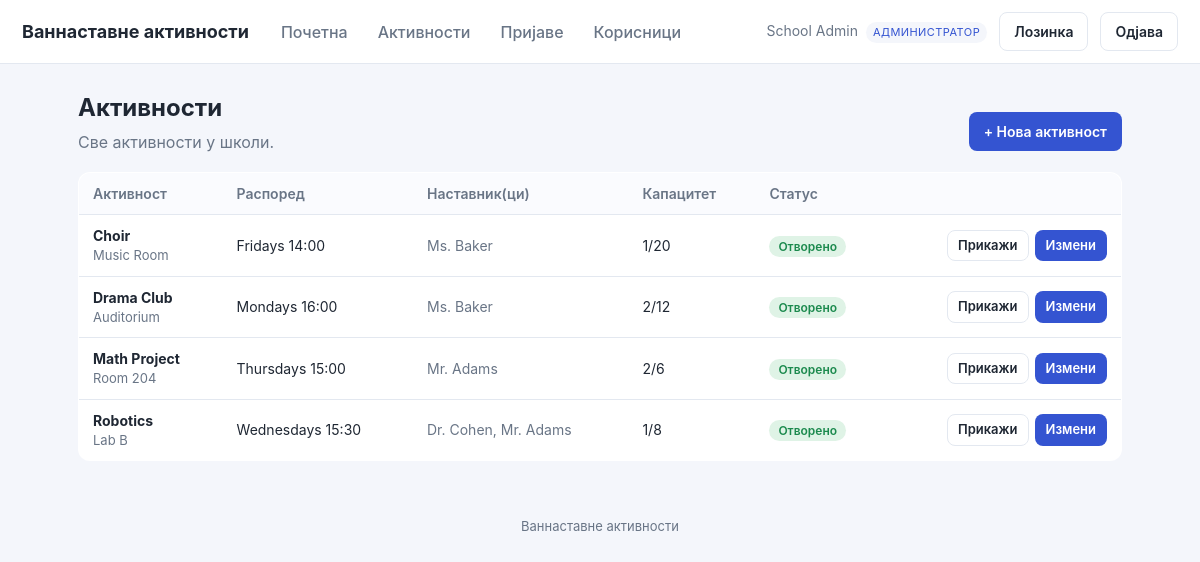
/activities.php (signed in), run on an earlier commit of the app's database.
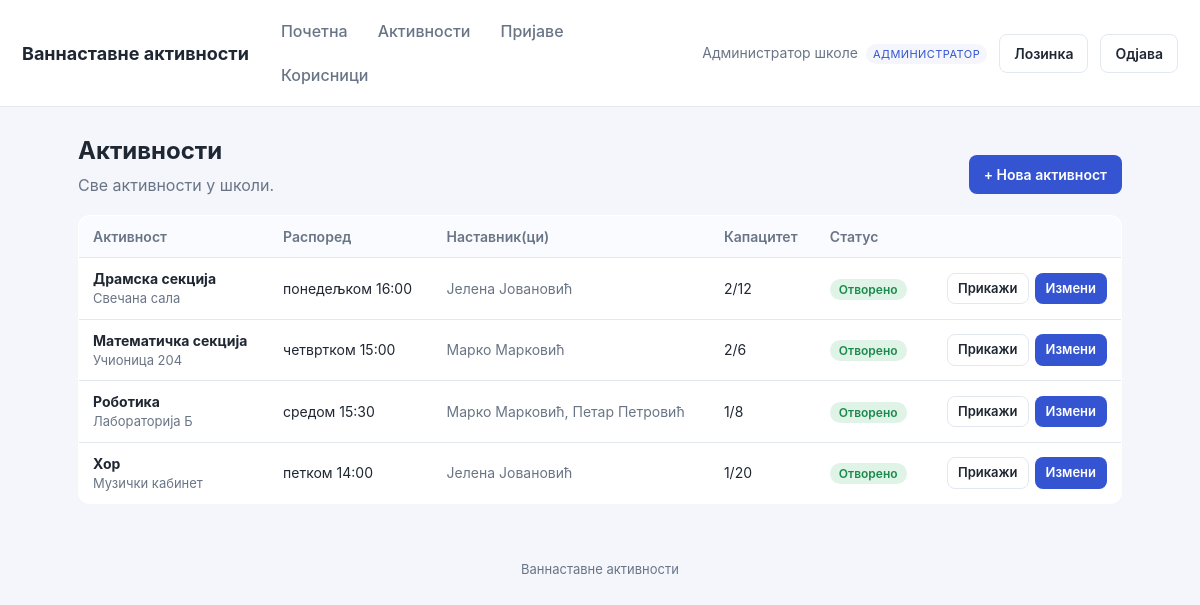
And on a later commit of the database.
### tables this page shows
CREATE TABLE users (
  id          INT AUTO_INCREMENT PRIMARY KEY,
  name        VARCHAR(120) NOT NULL,
  email       VARCHAR(190) NOT NULL UNIQUE,
  password    VARCHAR(255) NOT NULL,
  role        ENUM('admin','teacher','student') NOT NULL,
  grade_class VARCHAR(40) DEFAULT NULL,
  active      TINYINT(1) NOT NULL DEFAULT 1,
  must_change_password TINYINT(1) NOT NULL DEFAULT 0,
  created_at  DATETIME NOT NULL DEFAULT CURRENT_TIMESTAMP
);

CREATE TABLE activities (
  id            INT AUTO_INCREMENT PRIMARY KEY,
  name          VARCHAR(150) NOT NULL,
  description   TEXT,
  location      VARCHAR(150) DEFAULT NULL,
  schedule_text VARCHAR(150) DEFAULT NULL,
  max_students  INT NOT NULL DEFAULT 20,
  status        ENUM('open','closed','archived') NOT NULL DEFAULT 'open',
  created_by    INT DEFAULT NULL,
  created_at    DATETIME NOT NULL DEFAULT CURRENT_TIMESTAMP,
  CONSTRAINT fk_act_creator FOREIGN KEY (created_by) REFERENCES users(id) ON DELETE SET NULL
);

### includes/db.php (called while the page is built, shortened)
<?php
function db(): PDO {
    static $pdo = null;
    if ($pdo === null) {
        $dsn = 'mysql:host=' . DB_HOST . ';dbname=' . DB_NAME . ';charset=utf8mb4';
        try {
            $pdo = new PDO($dsn, DB_USER, DB_PASS, [
                PDO::ATTR_ERRMODE            => PDO::ERRMODE_EXCEPTION,
                PDO::ATTR_DEFAULT_FETCH_MODE => PDO::FETCH_ASSOC,
                PDO::ATTR_EMULATE_PREPARES   => false,
            ]);
        } catch (PDOException $e) {
            http_response_code(500);
            die('Повезивање са базом није успело. Проверите config.php. '
                . (DEBUG ? '(' . htmlspecialchars($e->getMessage()) . ')' : ''));
        }
    }
    return $pdo;
}

### includes/auth.php (called while the page is built, shortened)
<?php
require_once __DIR__ . '/db.php';
require_once __DIR__ . '/functions.php';
function current_user(): ?array {
    static $u = null;
    if ($u === null) {
        $st = db()->prepare('SELECT * FROM users WHERE id=? AND active=1');
        $st->execute([$_SESSION['uid']]);
        $u = $st->fetch() ?: null;
    }
    return $u;
}
function require_login(): array {
    $u = current_user();
    return $u;
}
function is_admin(array $u): bool   { return $u['role'] === 'admin'; }
function is_student(array $u): bool { return $u['role'] === 'student'; }
function can_manage_activity(array $u, int $activityId): bool {
    if (is_admin($u)) return true;
    return false;
}

### activities.php (the view, shortened to what this page needs)
<?php
require_once __DIR__ . '/includes/auth.php';
$u = require_login();
if (is_admin($u)) {
    $rows = db()->query("SELECT a.*, (SELECT COUNT(*) FROM applications ap WHERE ap.activity_id=a.id AND ap.status='approved') AS enrolled
                         FROM activities a ORDER BY a.name")->fetchAll();
} elseif (is_teacher($u)) {
    $st = db()->prepare("SELECT a.*, (SELECT COUNT(*) FROM applications ap WHERE ap.activity_id=a.id AND ap.status='approved') AS enrolled
                         FROM activities a JOIN activity_teachers t ON t.activity_id=a.id
                         WHERE t.teacher_id=? ORDER BY a.name");
    $st->execute([$u['id']]);
    $rows = $st->fetchAll();
}
function teacher_names(int $activityId): string {
    $st = db()->prepare("SELECT u.name FROM users u JOIN activity_teachers t ON t.teacher_id=u.id WHERE t.activity_id=? ORDER BY u.name");
    $st->execute([$activityId]);
    return implode(', ', array_column($st->fetchAll(), 'name')) ?: '—';
}
include __DIR__ . '/includes/header.php';
?>
<div style="display:flex;justify-content:space-between;align-items:center;flex-wrap:wrap;gap:10px">
  <div><h1>Активности</h1><p class="sub">
    <?= is_student($u) ? 'Прегледајте активности и пријавите се.' : ($u['role']==='admin' ? 'Све активности у школи.' : 'Активности којима сте додељени.') ?>
  </p></div>
  <?php if (is_admin($u)): ?><a class="btn" href="activity_edit.php">+ Нова активност</a><?php endif; ?>
</div>
<?php if (!$rows): ?>
  <div class="card muted">Нема активности за приказ.</div>
<?php else: ?>
<table>
  <tr>
    <th>Активност</th><th>Распоред</th><th>Наставник(ци)</th><th>Капацитет</th>
    <?php if (!is_student($u)): ?><th>Статус</th><?php endif; ?>
    <th></th>
  </tr>
  <?php foreach ($rows as $a): $full = $a['enrolled'] >= $a['max_students']; ?>
  <tr>
    <td><strong><?= e($a['name']) ?></strong><div class="muted" style="font-size:13px"><?= e($a['location']) ?></div></td>
    <td><?= e($a['schedule_text'] ?: '—') ?></td>
    <td class="muted"><?= e(teacher_names((int)$a['id'])) ?></td>
    <td><?= (int)$a['enrolled'] ?>/<?= (int)$a['max_students'] ?><?php if($full):?> <span class="badge badge-closed">Попуњено</span><?php endif;?></td>
    <?php if (!is_student($u)): ?><td><?= status_badge($a['status']) ?></td><?php endif; ?>
    <td class="right">
      <div class="row-actions" style="justify-content:flex-end">
        <a class="btn btn-sm btn-ghost" href="activity_view.php?id=<?= (int)$a['id'] ?>">Прикажи</a>
        <?php if (can_manage_activity($u, (int)$a['id'])): ?>
          <a class="btn btn-sm" href="activity_edit.php?id=<?= (int)$a['id'] ?>">Измени</a>
        <?php endif; ?>
      </div>
    </td>
  </tr>
  <?php endforeach; ?>
</table>
<?php endif; ?>
<?php include __DIR__ . '/includes/footer.php'; ?>

### includes/header.php (shortened to what this page needs)
<?php
$u = $u ?? current_user();
?><!DOCTYPE html>
<html lang="sr">
<head>
<link rel="stylesheet" href="assets/style.css">
</head>
<body>
<header class="topbar">
  <a class="brand" href="dashboard.php"><?= e(APP_NAME) ?></a>
  <?php if ($u): ?>
  <nav class="mainnav">
    <a href="dashboard.php">Почетна</a>
    <a href="activities.php">Активности</a>
    <?php if (is_admin($u) || is_teacher($u)): ?>
      <a href="applications.php">Пријаве</a>
    <?php endif; ?>
    <?php if (is_admin($u)): ?>
      <a href="users.php">Корисници</a>
    <?php endif; ?>
  </nav>
  <div class="userbox">
    <span class="uname"><?= e($u['name']) ?> <span class="role"><?= e(role_label($u['role'])) ?></span></span>
    <a class="btn btn-ghost" href="change_password.php">Лозинка</a>
    <a class="btn btn-ghost" href="logout.php">Одјава</a>
  </div>
  <?php endif; ?>
</header>
<main class="container">

### includes/functions.php (shortened to what this page needs)
<?php
function e(?string $s): string {
    return htmlspecialchars($s ?? '', ENT_QUOTES, 'UTF-8');
}
function status_label(string $s): string {
    static $m = [
        'pending'  => 'На чекању', 'approved' => 'Одобрено', 'rejected' => 'Одбијено',
        'open'     => 'Отворено',  'closed'   => 'Затворено', 'archived' => 'Архивирано',
        'present'  => 'Присутан',  'absent'   => 'Одсутан',   'excused'  => 'Оправдано',
    ];
    return $m[$s] ?? $s;
}
function role_label(string $r): string {
    static $m = ['admin' => 'Администратор', 'teacher' => 'Наставник', 'student' => 'Ученик'];
    return $m[$r] ?? $r;
}
function status_badge(string $status): string {
    return '<span class="badge badge-' . e($status) . '">' . e(status_label($status)) . '</span>';
}

### includes/footer.php
</main>
<footer class="foot">
  <span><?= e(APP_NAME) ?></span>
</footer>
</body>
</html>

### assets/style.css (style rules this page uses)
:root { --bg:#f4f6fb; --card:#fff; --ink:#1f2733; --muted:#697586; --line:#e3e8f0; --brand:#3454d1; --brand-d:#2740a8; --ok:#1c8a4e; --warn:#b7791f; --bad:#c23b3b; --radius:12px; --shadow:0 1px 3px rgba(20,30,60,.08),0 6px 18px rgba(20,30,60,.05); }
* { box-sizing:border-box }
body { margin:0;font-family:-apple-system,Segoe UI,Roboto,Helvetica,Arial,sans-serif; background:var(--bg);color:var(--ink);line-height:1.5 }
a { color:var(--brand);text-decoration:none }
.topbar { display:flex;align-items:center;gap:20px;background:var(--card); padding:12px 22px;border-bottom:1px solid var(--line);flex-wrap:wrap }
.brand { font-weight:700;font-size:18px;color:var(--ink) }
.mainnav { display:flex;gap:6px;flex:1;flex-wrap:wrap }
.mainnav a { padding:7px 12px;border-radius:8px;color:var(--muted);font-weight:500 }
.userbox { display:flex;align-items:center;gap:12px }
.uname { font-size:14px;color:var(--muted) }
.role { display:inline-block;font-size:11px;text-transform:uppercase;letter-spacing:.04em; background:var(--bg);color:var(--brand);padding:2px 7px;border-radius:20px;margin-left:4px }
.container { max-width:1080px;margin:26px auto;padding:0 18px }
h1 { font-size:24px;margin:0 0 4px }
.sub { color:var(--muted);margin:0 0 18px }
table { width:100%;border-collapse:collapse;background:var(--card); border:1px solid var(--line);border-radius:var(--radius);overflow:hidden }
th,td { text-align:left;padding:10px 14px;border-bottom:1px solid var(--line);font-size:14px }
th { background:#fafbfe;color:var(--muted);font-weight:600 }
tr:last-child td { border-bottom:none }
.btn { display:inline-block;border:1px solid transparent;background:var(--brand);color:#fff; padding:8px 14px;border-radius:8px;font-size:14px;cursor:pointer;font-weight:600 }
.btn-ghost { background:transparent;border-color:var(--line);color:var(--ink) }
.btn-sm { padding:5px 10px;font-size:13px }
.badge { font-size:12px;padding:3px 9px;border-radius:20px;font-weight:600 }
.badge-open { background:#dff3e6;color:var(--ok) }
.muted { color:var(--muted) }
.right { text-align:right }
.row-actions { display:flex;gap:6px;flex-wrap:wrap }
.foot { text-align:center;color:var(--muted);font-size:13px;padding:30px 0 }

What changed in the data, as far as the page shows it:
changed users "АДМИНИСТРАТОР": name "School Admin" → "Администратор школе"
changed activities: name "Drama Club" → "Драмска секција"; location "Auditorium" → "Свечана сала"; schedule_text "Mondays 16:00" → "понедељком 16:00"; id "Ms. Baker" → "Јелена Јовановић"
changed activities: name "Math Project" → "Математичка секција"; location "Room 204" → "Учионица 204"; schedule_text "Thursdays 15:00" → "четвртком 15:00"; id "Mr. Adams" → "Марко Марковић"
changed activities: name "Robotics" → "Роботика"; location "Lab B" → "Лабораторија Б"; schedule_text "Wednesdays 15:30" → "средом 15:30"; id "Dr. Cohen, Mr. Adams" → "Марко Марковић, Петар Петровић"
changed activities: name "Choir" → "Хор"; location "Music Room" → "Музички кабинет"; schedule_text "Fridays 14:00" → "петком 14:00"; id "Ms. Baker" → "Јелена Јовановић"; moves down the list
